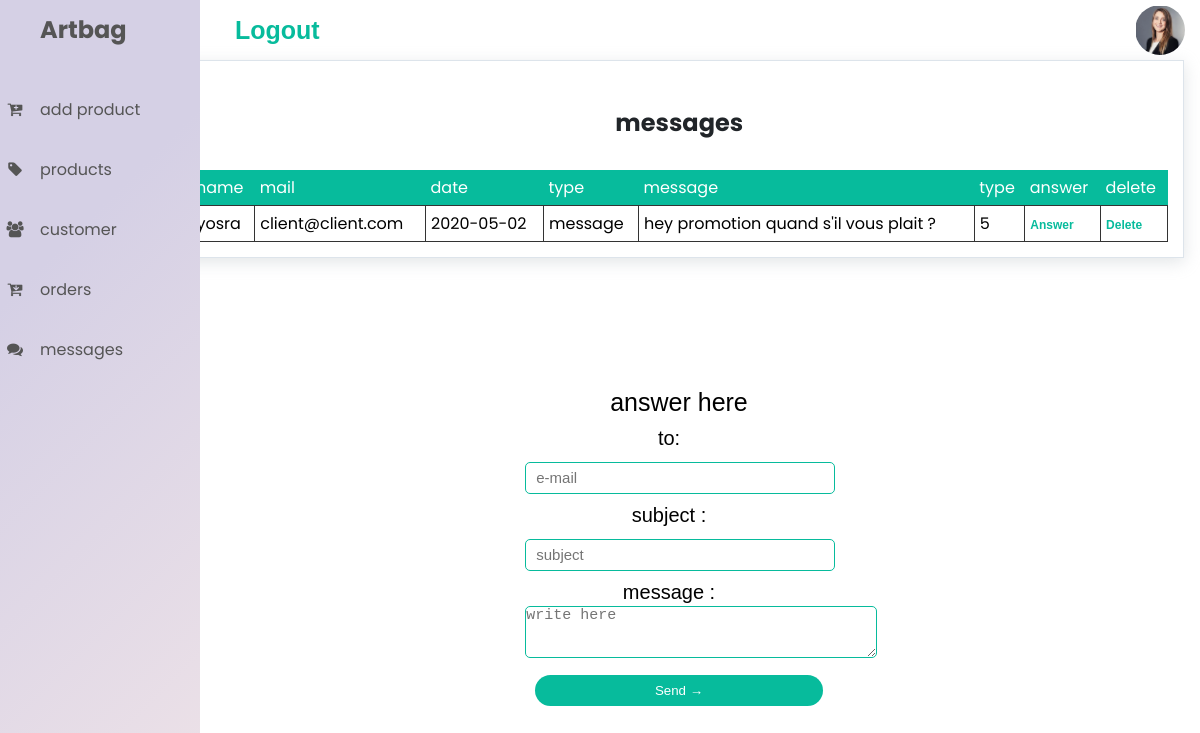
Page /messages.php (signed in) on the committed database.
### tables this page shows
create table contact (
idm int(4) auto_increment primary key,
mail varchar(50)  ,
nom varchar(50) ,
txt varchar(50) ,
msg varchar(300) ,
dat varchar(50) ,
rating int , 
statut varchar(25)
);

### messages.php (the view, shortened to what this page needs)
<!DOCTYPE html>
<?php
require_once("connection.php");
?>
<html lang="en">
<head>
    <link rel="stylesheet" href="style.css">
    <link rel="stylesheet" href="https://cdnjs.cloudflare.com/ajax/libs/font-awesome/4.7.0/css/font-awesome.css" />
</head>
<body>
<div class="navigation1" >
            <ul>
                <li>
                    <a href="index.php">
                        <span class="icon"></span>
                        <span class="title2"><h2>Artbag</h2></span>
                    </a>
                </li>
                <li>
                    <a href="addproduct.php">
                        <span class="icon"><i class="fa fa-cart-plus"></i></span>
                        <span class="title2">add product</span>
                    </a>
                </li>
                <li>
                    <a href="ashowproducts.php">
                        <span class="icon"><i class="fa fa-tag"></i></i></span>
                        <span class="title2">products</span>
                    </a>
                </li>
                <li>
                    <a href="acustomers.php">
                        <span class="icon"><i class="fa fa-users"></i></span>
                        <span class="title2">customer</span>
                    </a>
                </li>
                <li>
                    <a href="aorders.php">
                        <span class="icon"><i class="fa fa-cart-arrow-down"></i></span>
                        <span class="title2">orders</span>
                    </a>
                </li>
                <li>
                    <a href="messages.php">
                        <span class="icon"><i class="fa fa-comments"></i></span>
                        <span class="title2">messages</span>
                    </a>
                </li>
            </ul>
        </div>
<div class="container">
        <div class="main">
            <div class="topbar">
            <a href="logout.php" class="logout">Logout</a>
                <div class="user">
                    <img src="images/profiles/profile1.jpg" >
                </div>
            </div>
            <div class="card">
                <h2 class="card-title">messages</h2>
                <table class="table table-striped">
                <thead>
                    <tr>
                        <th>name </th>
                        <th>mail </th>
                        <th>date</th>
                        <th>type</th>
                        <th>message</th>
                        <th>type</th>
                        <th>answer</th>
                        <th>delete</th>
                    </tr>
                </thead>
                <?php
                  $sql ="SELECT * FROM contact " ;
                  $result= mysqli_query($conn, $sql);
                  if(mysqli_num_rows($result)>0){
                      while($row= mysqli_fetch_assoc($result))  {
                          ?>
                        <tr>
                        <td><?php echo $row['nom'];?></td>
                        <td><?php echo $row['mail'];?></td>
                        <td><?php echo $row['dat'];?></td>
                        <td><?php echo $row['txt'];?></td>
                        <td><?php echo $row['msg'];?></td>
                        <td><?php echo $row['rating'];?></td>
                        <?php if($row['statut']=='DONE') { ?>
                         <td style="color: #BF3880"> <?php echo 'SEND'?> </td>
                         <?php } else { ?>
                            <td> <a href="messages.php?idm=<?php echo $row['idm'];?> " class="prod">Answer</a></td>
                         <?php } ?>
                         <td> <a href="Delete_msg.php?idm=<?php echo $row['idm'];?>" class="prod">Delete</a></td>
                        </tr>
                    <?php }} ?>
                </table>
            </div>
            <div class="form-container3">
          <?php
          if (isset( $_SESSION['idm']))
           $idmsg = $_SESSION['idm'] ;
           else
           $idmsg=0 ;
          if($idmsg!=0){
                $sql ="SELECT * FROM contact WHERE idm=$idmsg " ;
                  $result= mysqli_query($conn, $sql);
                  if(mysqli_num_rows($result)>0){
                      while($row= mysqli_fetch_assoc($result))  {
                          ?>
            <form action="mail.php?mail=2" id="answer-form" method="POST">
                <div class="answer">
                    <span>answer here</span>
                    <input type="text" name="statut" id="statut" value=<?php echo $row['idm'];?> style="display:none">
                    <label for="email">to:</label>
                    <input type="email" name="email" id="email" value=<?php echo $row['mail'];?>>
                    <label for="subject">subject :</label>
                    <input type="text" name="subject" id="subject" value="reply_artbox">
                    <label for="msg">message :</label>
                    <textarea name="msg" id="msg" cols="30" rows="50" placeholder="write here" value="Bonjour <?php echo $row['nom'];?> "></textarea>
                    </br>
                    <button class="btn">Send &#8594; </button>
                </div>
            </form>
            <?php } }}
            else {  ?>
                     <form action="mail.php?mail=2" id="answer-form" method="POST">
                <div class="answer">
                    <span>answer here</span>
                    <label for="email">to:</label>
                    <input type="email" name="email" id="email" placeholder="e-mail">
                    <label for="subject">subject :</label>
                    <input type="text" name="subject" id="subject" placeholder="subject">
                    <label for="msg">message :</label>
                    <textarea name="msg" id="msg" cols="30" rows="50" placeholder="write here"></textarea>
                    <button class="btn">Send &#8594; </button>
                </div>
            </form>
            <?php } ?>
            </div>
    </div>
</body>
</html>

### style.css (style rules this page uses)
* { margin :0 ; padding : 0; box-sizing :0 ; }
body { font-family: 'Poppins', sans-serif; }
a { text-decoration : none ; color :#555 ; }
.container { max-width : 1300px ; padding-left:25px ; margin : auto ; padding-right:25px ; }
.btn { display: inline-block ; background:#07BB9C; color:#fff ; padding:8px 30px ; margin : 30px 0 ; border-radius:30px ; transition: transform 0.5s ; }
form .btn { width: 100% ; border : none ; cursor : pointer ; margin :10px 10px ; }
.card table { border-collapse: collapse; }
.card table td { border: 1px solid #333; padding: 5px; }
.card table td { text-align : left ; }
.card table th { text-align : left; }
input { width:50px ; height :40px ; padding-left: 10px ; font-size:20px ; margin-right: 10px ; border: 1px solid #07BB9C ; }
table { width:100% ; border-collapse: collapse ; }
th { text-align:left ; padding: 5px ; color:#fff; background: #07BB9C; font-weight:normal ; }
td { padding:10px 5px ; }
td a { color:#07BB9C ; font-size: 12px ; }
td:last-child { text-align: right ; }
th:last-child { text-align: right ; }
ul { list-style-type: none ; ; }
.navigation1 { position: fixed; width: 200px; height: 100%; background-color: #ebe6f3; background-image: linear-gradient(315deg, #f3e6e8 0%, #d5d0e5 74%); transition: 0.5s; overflow: hidden; }
.navigation1 ul { position: absolute; top: 0; left: 0; width: 100%; }
.navigation1 ul li { position: relative; width: 100%; list-style: none; }
.navigation1 ul li:nth-child(1) { margin-bottom: 20px; }
.navigation1 ul li a { position: relative; display: block; width: 100%; display: flex; text-decoration: none; text-align: center; }
.navigation1 ul li a .icon { position: relative; display: block; min-width: 30px; height: 60px; line-height: 60px; text-align: center; }
.navigation1 ul li a .title2 { position: relative; display: block; padding: 0 10px; height: 60px; line-height: 60px; white-space: nowrap; }
.topbar { width: 100%; background: #fff; height: 60px; padding: 0 10px; display :flex ; justify-content: space-between ; align-items: center; }
.logout { margin-left:200px ; color: #07BB9C; font-family: 'Krona One', sans-serif; font-size:25px ; font-weight: bold; }
.prod { color: #07BB9C; font-family: 'Krona One', sans-serif; font-weight: bold; }
.user { position: relative; min-width : 50px; width: 50px; height: 50px; border-radius: 50%; overflow: hidden; cursor: pointer; }
.user img { position: absolute; top: 0; left: 0; width: 100%; height: 100%; object-fit: cover; padding: 2%; float: right; }
.card { box-shadow: 0 0 0 0 rgba(90, 113, 208, 0.11), 0 4px 16px 0 rgba(167, 175, 183, 0.33); border: solid 1px #dde4eb; border-radius: 0px; background-color: #fff; margin-left: 13%; margin-right:5%; width: 85%; padding: 15px; }
.card .card-title { color: #212529; text-align: center; padding: 3%; }
.form-container3 { background: transparent ; width:60%; height:700px; text-align : center ; padding: 10px 0 ; margin : auto ; margin-right:8% ; box-shadow: 0 0 20px 0px rgba ; overflow : hidden ; margin-left: 31%; margin-right:25%; width: 50%; }
.form-container3 span { padding:20px 10px ; padding-bottom: 10px; color: black ; width:100% ; text-align: center ; display: inline-block ; font-size: 25px; font-family: 'Khula', sans-serif; }
.form-container3 form { max-width: 50% ; padding:0 10px ; margin:100px ; margin-left:25px ; margin-right:25px ; top: 130px ; transition : transform 1s ; display: inline-block; }
.form-container3 form textarea { width: 350px; height: 50px; border: 1px solid #07BB9C; outline: none; border-radius: 5px; font-size: 15px; }
.form-container3 form label { font-family: 'Khula', sans-serif; font-size: 20px; }
.form-container3 form input { width:100%; height: 30px ; margin : 10px 0; padding: 0 10px; border: 1px solid #07BB9C ; font-size: 15px; border-radius: 5px; }

### rows in the picture
contact: nom "yosra", mail "client@client.com", dat "2020-05-02", txt "message", msg "hey promotion quand s'il vous plait ?", rating "5"
